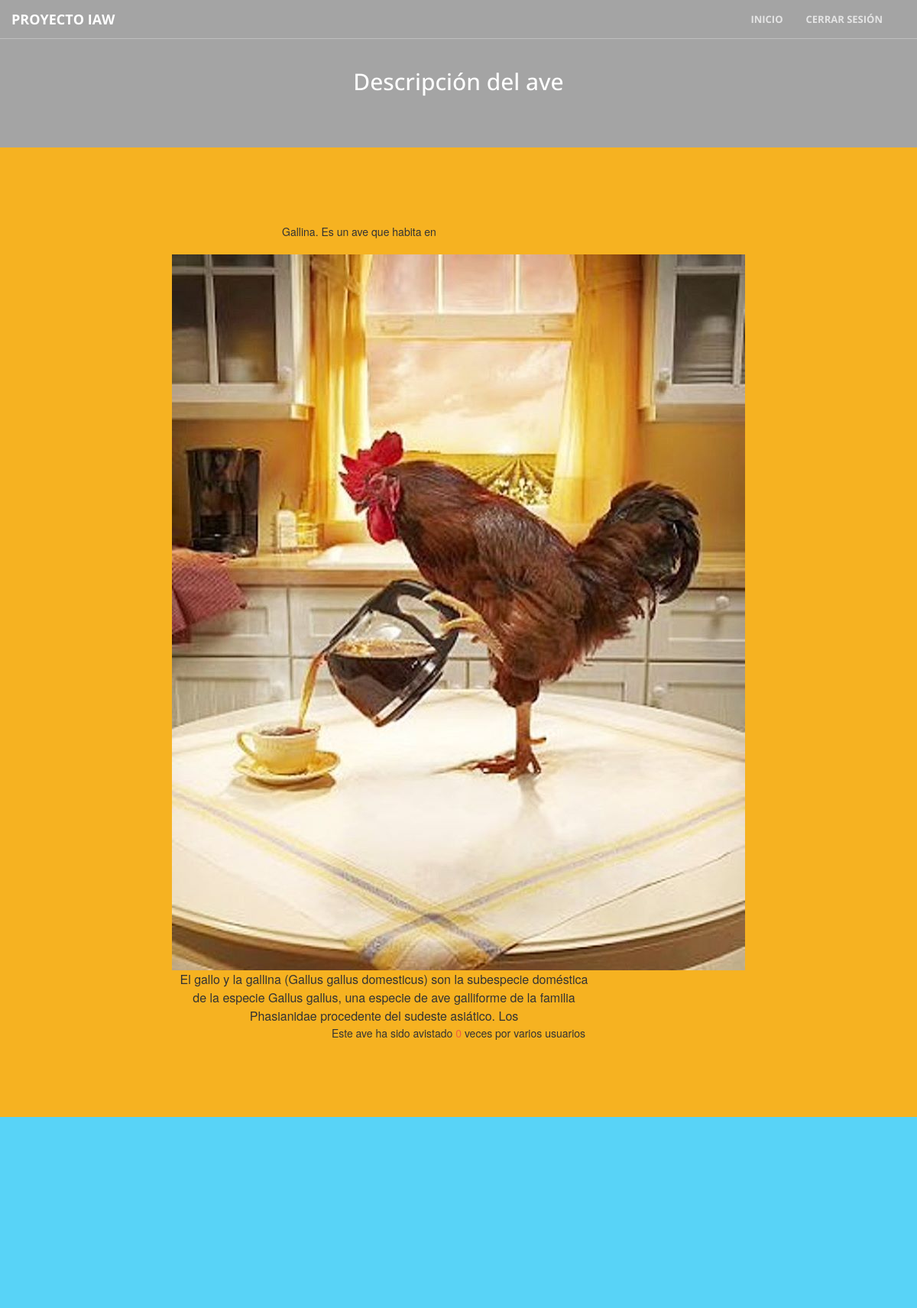
Page /perfil/usuario/descripcion.php?id=65 (signed in) on the committed database.
### tables this page shows
CREATE TABLE `aves` (
  `codigo` int(11) NOT NULL,
  `nombre` varchar(45) NOT NULL,
  `color` varchar(45) DEFAULT NULL,
  `especie` varchar(45) DEFAULT NULL,
  `imagen` varchar(45) DEFAULT NULL,
  `descripcion` varchar(200) DEFAULT NULL
);

### perfil/usuario/descripcion.php (the view, shortened to what this page needs)
<!DOCTYPE html>
<html lang="en">
<head>
    <link href="../estilos/vendor/bootstrap/css/bootstrap.min.css" rel="stylesheet">
    <link href="../estilos/css/estilo.css" rel="stylesheet">
    <link href="../estilos/vendor/font-awesome/css/font-awesome.min.css" rel="stylesheet" type="text/css">
    <link href="../estilos/vendor/magnific-popup/magnific-popup.css" rel="stylesheet">
    <link href="../estilos/css/creative.min.css" rel="stylesheet">
</head>
<body id="page-top">
    <nav id="mainNav" class="navbar navbar-default navbar-fixed-top">
        <div class="container-fluid">
            <div class="navbar-header">
                <a class="navbar-brand page-scroll" href="#page-top">Proyecto IAW</a>
            </div>
            <div class="collapse navbar-collapse" id="bs-example-navbar-collapse-1">
                <ul class="nav navbar-nav navbar-right">
                    <li>
                        <a class="page-scroll" href="../">Inicio</a>
                    </li>
                    <li>
                        <a class="page-scroll" href="../sesion/logout.php">Cerrar sesión</a>
                    </li>
                    <li>
                        <a class="page-scroll" href="#contact"></a>
                    </li>
                </ul>
            </div>
        </div>
    </nav>
    <?php
    echo "<aside class='capa'>";
        echo "<br/><br/>";
        echo "<div class='container text-center'>";
            echo "<div class='call-to-action'>";
                echo "<h2 id='blanco'>Descripción del ave</h2>";
           echo " </div>";
        echo "</div>";
    echo "</aside>";
        ?>
    <section class="bg-primary-amarillo" id="about">
        <div class="container">
            <div class="row">
                <div class="col-lg-8 col-lg-offset-2 text-center">
    <?php
      $codigo=$_GET['id'];
      $connection = new mysqli("localhost", "root", "", "proyecto");
      if ($result = $connection->query("SELECT * FROM aves where codigo=$codigo;")) {
      } else {
            echo "Error: " . $sql . "<br>" . mysqli_error($connection);
      }
          while($obj = $result->fetch_object()) {
                echo "<div class='row text-center'>";
                echo "<div class='col-lg-8 text-center'>".$obj->nombre.". Es un ave que habita en</div>";
                echo "</div>";
                echo "<div class='row'>";
                    echo "<div class='col-lg-9 '><img src='../admin/add/$obj->imagen'/> <p id='parrafo'>".$obj->descripcion."</p></div>";
                echo "</div>";
            echo "<div class='row text-center'>";
            $consulta =  "SELECT count(aves_codigo) as numero FROM avistar where aves_codigo=$codigo;";
            if ($result = $connection->query($consulta)) {
            } else {
                echo "Error: " . $sql . "<br>" . mysqli_error($connection);
          }
              while($obj = $result->fetch_object()) {
                    echo "Este ave ha sido avistado <a href='usuario/pagina.php?id=$obj->aves_codigo'>".$obj->numero."</a> veces por varios usuarios";
              }
          }
          ?>
     <br>
                </div>
            </div>
        </div>
    </section>
    <section class="bg-primary-naranja" id="about">
        <div class="container">
            <div class="row">
                <div class="col-lg-8 col-lg-offset-2 text-center">
                </div>
            </div>
        </div>
    </section>
</body>
</html>

### estilos/css/estilo.css (style rules this page uses)
.capa { background-color: #A4A4A4; }
#blanco { color:white; }
.bg-primary-amarillo { background-color: #F6B221; }
.bg-primary-naranja { background-color: #58D3F7; }

### rows in the picture
aves: nombre "Gallina", imagen (picture), descripcion "El gallo y la gallina (Gallus gallus domesticus) son la subespecie doméstica de la especie Gallus gallus, una especie de ave galliforme de la familia Phasianidae procedente del sudeste asiático. Los", numero "0"
